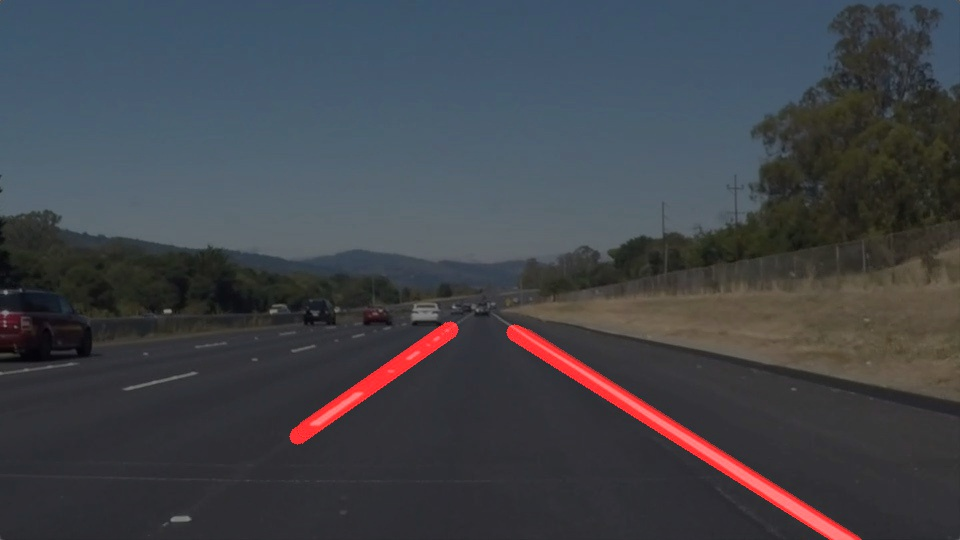
#> input picture CarND-LaneLines-P1/test_images/solidWhiteRight.jpg, 960 x 540 px
$ jupyter execute --allow-errors P1.ipynb   (shell and % lines are left out)   (older library calls are emulated)
#> lines starting #> are read from the running program, lines starting #| are printed output that depends on the picture; after the words box and inside, x2 and y2 are one past the last pixel; in counts of white or black regions, pixels touching at a corner belong together
# **Finding Lane Lines on the Road**
***
In this project, you will use the tools you learned about in the lesson to identify lane lines on the road.  You can develop your pipeline on a series of individual images, and later apply the result to a video stream (really just a series of images). Check out the video clip "raw-lines-example.mp4" (also contained in this repository) to see what the output should look like after using the helper functions below.

Once you have a result that looks roughly like "raw-lines-example.mp4", you'll need to get creative and try to average and/or extrapolate the line segments you've detected to map out the full extent of the lane lines.  You can see an example of the result you're going for in the video "P1_example.mp4".  Ultimately, you would like to draw just one line for the left side of the lane, and one for the right.

---
Let's have a look at our first image called 'test_images/solidWhiteRight.jpg'.  Run the 2 cells below (hit Shift-Enter or the "play" button above) to display the image.

**Note** If, at any point, you encounter frozen display windows or other confounding issues, you can always start again with a clean slate by going to the "Kernel" menu above and selecting "Restart & Clear Output".

---

**The tools you have are color selection, region of interest selection, grayscaling, Gaussian smoothing, Canny Edge Detection and Hough Tranform line detection.  You  are also free to explore and try other techniques that were not presented in the lesson.  Your goal is piece together a pipeline to detect the line segments in the image, then average/extrapolate them and draw them onto the image for display (as below).  Once you have a working pipeline, try it out on the video stream below.**

---

<figure>

 <figcaption>
 <p></p>
 <p style="text-align: center;"> Your output should look something like this (above) after detecting line segments using the helper functions below </p>
 </figcaption>
</figure>
 <p></p>
<figure>

 <figcaption>
 <p></p>
 <p style="text-align: center;"> Your goal is to connect/average/extrapolate line segments to get output like this</p>
 </figcaption>
</figure>

[cell 1]
#importing some useful packages
import matplotlib.pyplot as plt
import matplotlib.image as mpimg
import numpy as np
import cv2

[cell 2]
#reading in an image
image = mpimg.imread('test_images/solidWhiteRight.jpg')
#> image is the input picture: shape (540, 960, 3); mean R, G, B 65.5, 67.8, 73.6
#printing out some stats and plotting
print('This image is:', type(image), 'with dimesions:', image.shape)
#| This image is: <class 'numpy.ndarray'> with dimesions: (540, 960, 3)
plt.imshow(image)  #call as plt.imshow(gray, cmap='gray') to show a grayscaled image

**Some OpenCV functions (beyond those introduced in the lesson) that might be useful for this project are:**

`cv2.inRange()` for color selection
`cv2.fillPoly()` for regions selection
`cv2.line()` to draw lines on an image given endpoints
`cv2.addWeighted()` to coadd / overlay two images
`cv2.cvtColor()` to grayscale or change color
`cv2.imwrite()` to output images to file
`cv2.bitwise_and()` to apply a mask to an image

**Check out the OpenCV documentation to learn about these and discover even more awesome functionality!**

Below are some helper functions to help get you started. They should look familiar from the lesson!

[cell 3]
import math

def grayscale(img):
    """Applies the Grayscale transform
    This will return an image with only one color channel
    but NOTE: to see the returned image as grayscale
    you should call plt.imshow(gray, cmap='gray')"""
    return cv2.cvtColor(img, cv2.COLOR_RGB2GRAY)
    # Or use BGR2GRAY if you read an image with cv2.imread()
    # return cv2.cvtColor(img, cv2.COLOR_BGR2GRAY)

def canny(img, low_threshold, high_threshold):
    """Applies the Canny transform"""
    return cv2.Canny(img, low_threshold, high_threshold)

def gaussian_blur(img, kernel_size):
    """Applies a Gaussian Noise kernel"""
    return cv2.GaussianBlur(img, (kernel_size, kernel_size), 0)

def region_of_interest(img, vertices):
    """
    Applies an image mask.

    Only keeps the region of the image defined by the polygon
    formed from `vertices`. The rest of the image is set to black.
    """
    #defining a blank mask to start with
    mask = np.zeros_like(img)

    #defining a 3 channel or 1 channel color to fill the mask with depending on the input image
    if len(img.shape) > 2:
        channel_count = img.shape[2]  # i.e. 3 or 4 depending on your image
        ignore_mask_color = (255,) * channel_count
    else:
        ignore_mask_color = 255

    #filling pixels inside the polygon defined by "vertices" with the fill color
    cv2.fillPoly(mask, vertices, ignore_mask_color)

    #returning the image only where mask pixels are nonzero
    masked_image = cv2.bitwise_and(img, mask)
    return masked_image


# [47 lines left out: functions draw_lines, hough_lines, weighted_img, not called in this run]

## Test on Images

Now you should build your pipeline to work on the images in the directory "test_images"
**You should make sure your pipeline works well on these images before you try the videos.**

[cell 4]
import os
os.listdir("test_images/")

run your solution on all test_images and make copies into the test_images directory).

[cell 5]
def lineLinearRegression(lines):
    lines =lines.T
    x = np.hstack((lines[0],lines[2]))
    once1 = np.ones(len(x[0],),dtype=np.int)
    x1 = np.vstack([x , once1]).T
    y = np.hstack((lines[1],lines[3])).T
    w = np.linalg.lstsq(x1,y)[0]
    y1 = (x*w[0]+w[1])[0]
    return np.amin(x[0]),int(np.amin(y1)), np.amax(x[0]),int(np.amax(y1))

[cell 6]
# TODO: Build your pipeline that will draw lane lines on the test_images
# then save them to the test_images directory.
def imageProcess(realImage):
    img = canny(gaussian_blur(grayscale(realImage),5),5,150)
    ims = img.shape #(540, 960, 3)
    line_img = np.zeros((img.shape[0], img.shape[1], 3), dtype=np.uint8)

    vertices = np.array([[(100,ims[0]),((1-.625)*ims[1], .625*ims[0]), (ims[1]/2, .625*ims[0]), (ims[1]/2,ims[0])]], dtype=np.int32)
    imgLeft = region_of_interest(img, vertices)
    linesLeft = cv2.HoughLinesP(imgLeft, 2, np.pi/180, 50, np.array([]), minLineLength=50,
                                    maxLineGap=50)
    minx,miny, maxx,maxy =lineLinearRegression(linesLeft)
    cv2.line(line_img, (minx,maxy), (maxx,miny), [255, 0, 0], 15)

    verticesRight = np.array([[(ims[1]/2,ims[0]),(ims[1]/2, .625*ims[0]), (.625*ims[1], .625*ims[0]), (ims[1],ims[0])]], dtype=np.int32)
    imgRight = region_of_interest(img, verticesRight)
    linesRight = cv2.HoughLinesP(imgRight, 2, np.pi/180, 50, np.array([]), minLineLength=50,
                                    maxLineGap=50)
    minx,miny, maxx,maxy =lineLinearRegression(linesRight)
    cv2.line(line_img, (maxx,maxy), (minx,miny), [255, 0, 0], 15)
    return (cv2.addWeighted(realImage, alpha=0.8, src2=line_img, beta=1., gamma=0.))


for imageName in os.listdir("test_images/"):
    if(imageName.endswith(".jpg")):
        inputImage = mpimg.imread (os.path.join("test_images/"+imageName))
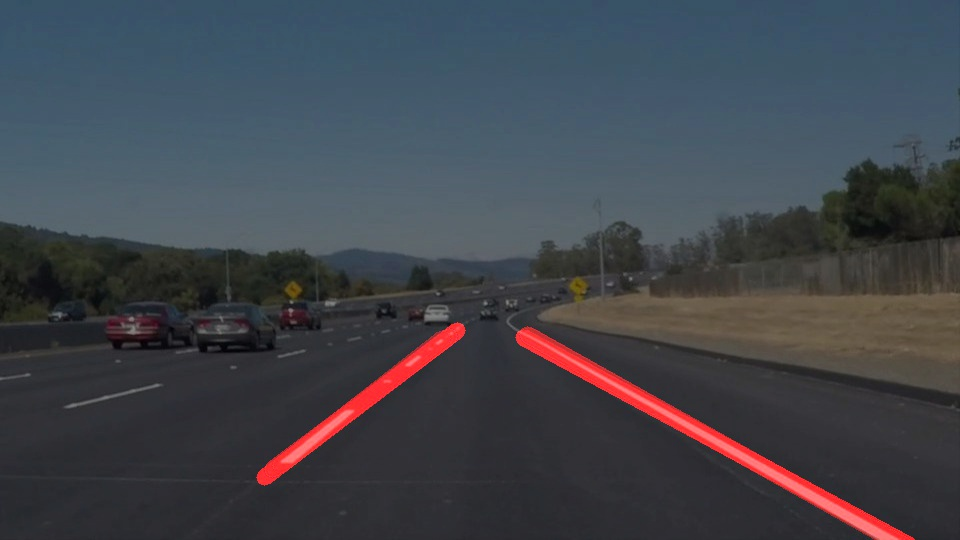
#> input picture CarND-LaneLines-P1/test_images/solidWhiteCurve.jpg, 960 x 540 px
#> inputImage is the input picture: shape (540, 960, 3); mean R, G, B 65.3, 68.8, 75.9
        processedImage = imageProcess(inputImage)
#> in grayscale, `return cv2.cvtColor(img, cv2.COLOR_RGB2GRAY)`:
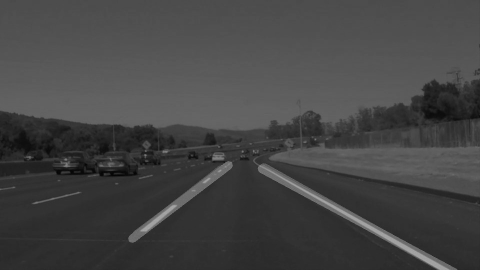
#> returned value: shape (540, 960) (shown at 1/2 size); min 3, max 170, mean 68.6
#> in canny, `return cv2.Canny(img, low_threshold, high_threshold)`:
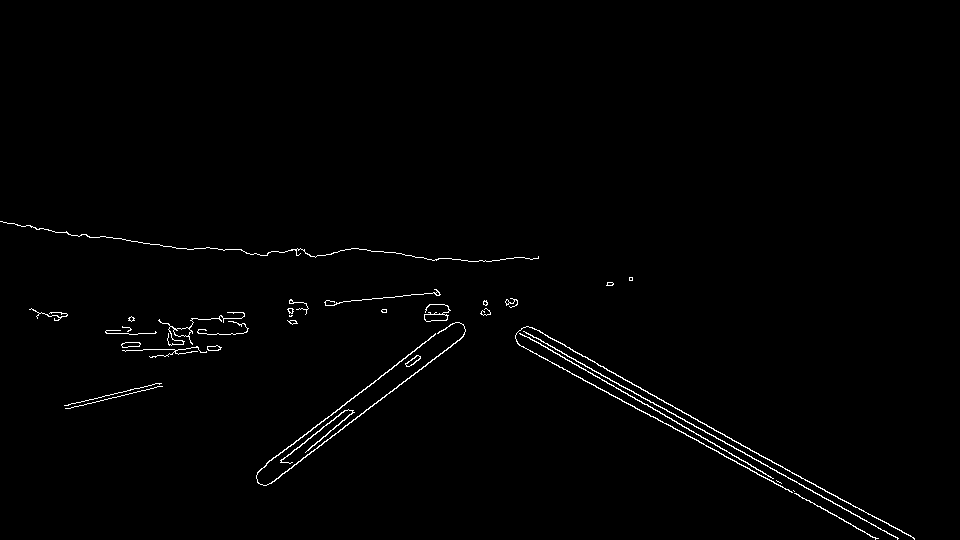
#> returned value: shape (540, 960); 0.99% white in thin lines or dots, all inside (x1, y1, x2, y2) = (0, 221, 915, 540)
#> in region_of_interest, `masked_image = cv2.bitwise_and(img, mask)`:
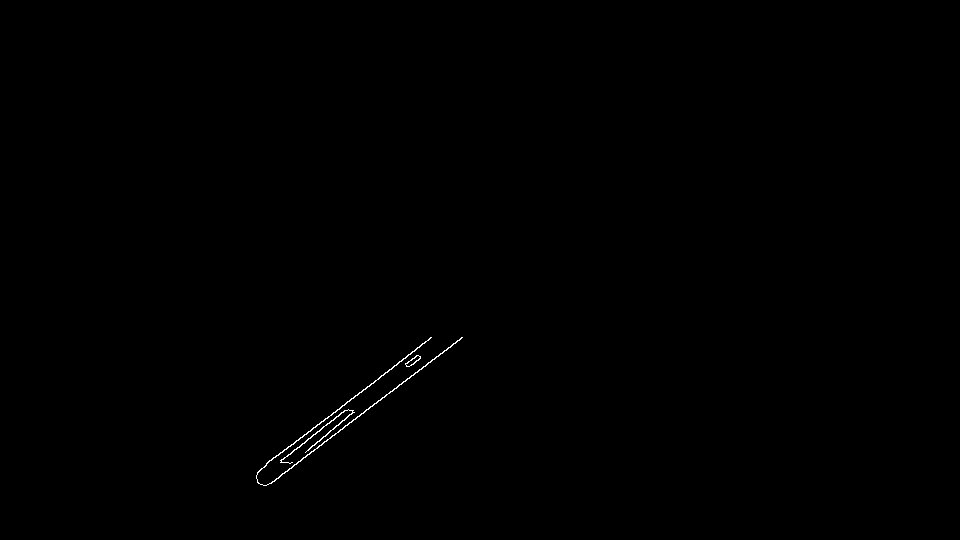
#> masked_image: shape (540, 960); 0.18% white in thin lines or dots, all inside (x1, y1, x2, y2) = (256, 337, 463, 486)
#> in imageProcess, `linesLeft = cv2.HoughLinesP(imgLeft, 2, np.pi/180, 50, np.array([]), m..`: linesLeft = [[268, 484, 459, 340], [257, 472, 430, 337], [280, 460, 344, 410], [265, 485, 352, 412], [266, 463, 428, 340], [399, 384, 461, 338]]
#> in lineLinearRegression, `lines =lines.T`: lines = [[268, 257, 280, 265, 266, 399], [484, 472, 460, 485, 463, 384], [459, 430, 344, 352, 428, 461], [340, 337, 410, 412, 340, 338]]
#> in lineLinearRegression, `once1 = np.ones(len(x[0],),dtype=np.int)`: once1 = [1, 1, 1, 1, 1, 1, 1, 1, 1, 1, 1, 1]
#> in lineLinearRegression, `x1 = np.vstack([x , once1]).T`: x1 = [[268, 1], [257, 1], [280, 1], [265, 1], [266, 1], [399, 1], [459, 1], [430, 1], [344, 1], [352, 1], [428, 1], [461, 1]]
#> in lineLinearRegression, `y = np.hstack((lines[1],lines[3])).T`: y = [484, 472, 460, 485, 463, 384, 340, 337, 410, 412, 340, 338]
#> in lineLinearRegression, `w = np.linalg.lstsq(x1,y)[0]`: w = [-0.738, 669.2]
#> in lineLinearRegression, `y1 = (x*w[0]+w[1])[0]`: y1 = [471.5, 479.6, 462.6, 473.7, 472.9, 374.8, 330.5, 351.9, 415.4, 409.5, 353.4, 329.1]
#> in imageProcess, `minx,miny, maxx,maxy =lineLinearRegression(linesLeft)`: minx = 257; miny = 329; maxx = 461; maxy = 479
#> in region_of_interest (call 2), `cv2.fillPoly(mask, vertices, ignore_mask_color)`:
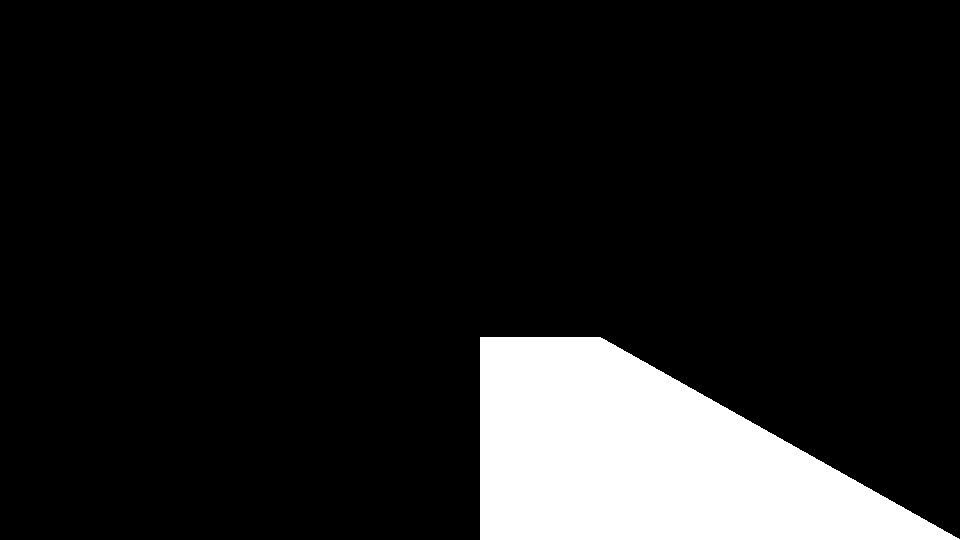
#> mask: shape (540, 960); 11.8% white; 1 white region, box (x1, y1, x2, y2) and area: (480, 337, 960, 540) 61080
#> in region_of_interest (call 2), `masked_image = cv2.bitwise_and(img, mask)`:
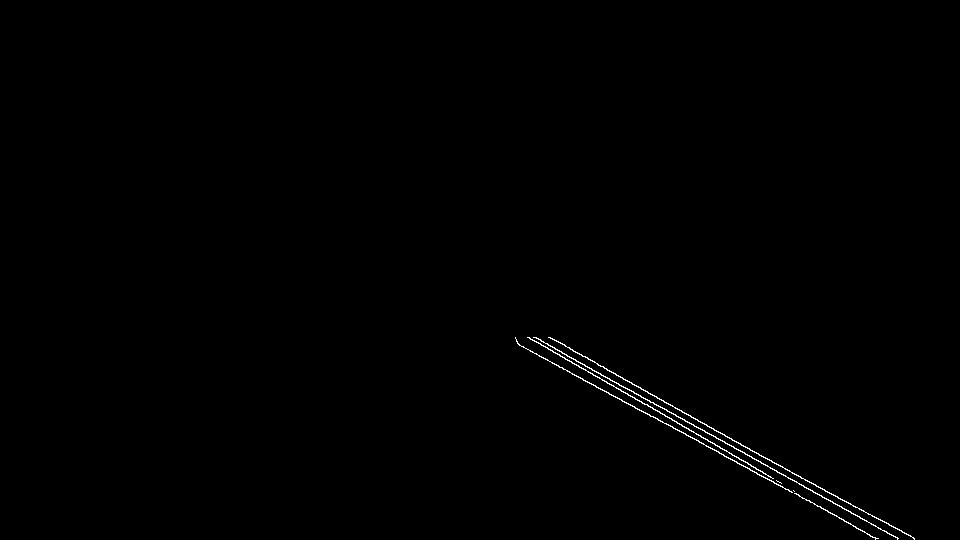
#> masked_image: shape (540, 960); 0.4% white in thin lines or dots, all inside (x1, y1, x2, y2) = (515, 337, 915, 540)
#> in imageProcess, `linesRight = cv2.HoughLinesP(imgRight, 2, np.pi/180, 50, np.array([]),..`: linesRight = 15 rows, first 6: [534, 337, 897, 538], [527, 337, 607, 383], [539, 356, 827, 510], [813, 483, 914, 539], [732, 455, 875, 538], [552, 338, 666, 403]
#> in imageProcess, `minx,miny, maxx,maxy =lineLinearRegression(linesRight)`: minx = 518; miny = 332; maxx = 914; maxy = 546
#> in imageProcess, `cv2.line(line_img, (maxx,maxy), (minx,miny), [255, 0, 0], 15)`:
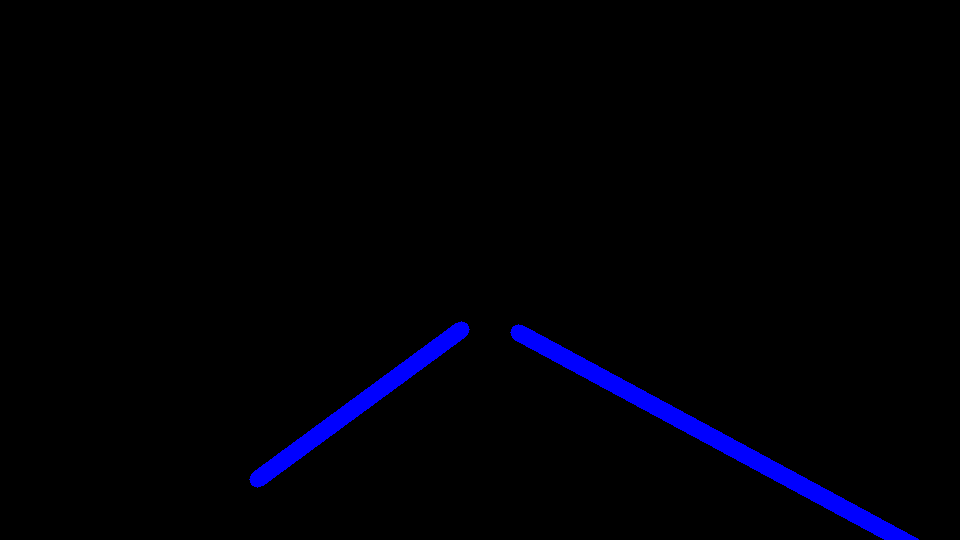
#> line_img: shape (540, 960, 3); mean of channels 0, 1, 2 5.9, 0, 0; drawn as B, G, R
#> in imageProcess, `return (cv2.addWeighted(realImage, alpha=0.8, src2=line_img, beta=1., ..`:
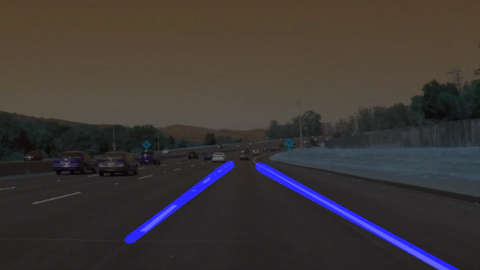
#> returned value: shape (540, 960, 3) (shown at 1/2 size); mean of channels 0, 1, 2 53.8, 55.1, 60.7; drawn as B, G, R
        plt.imshow(processedImage)
        mpimg.imsave(os.path.join("test_images/"+imageName), processedImage)
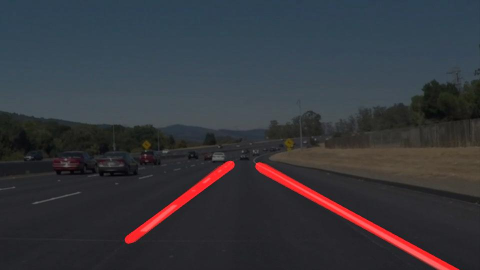
#> saved as solidWhiteCurve.jpg: shape (540, 960, 3) (shown at 1/2 size); mean R, G, B 53.8, 55, 60.9
#> pass 3 of the loop `for imageName in os.listdir("test_images/"):`:
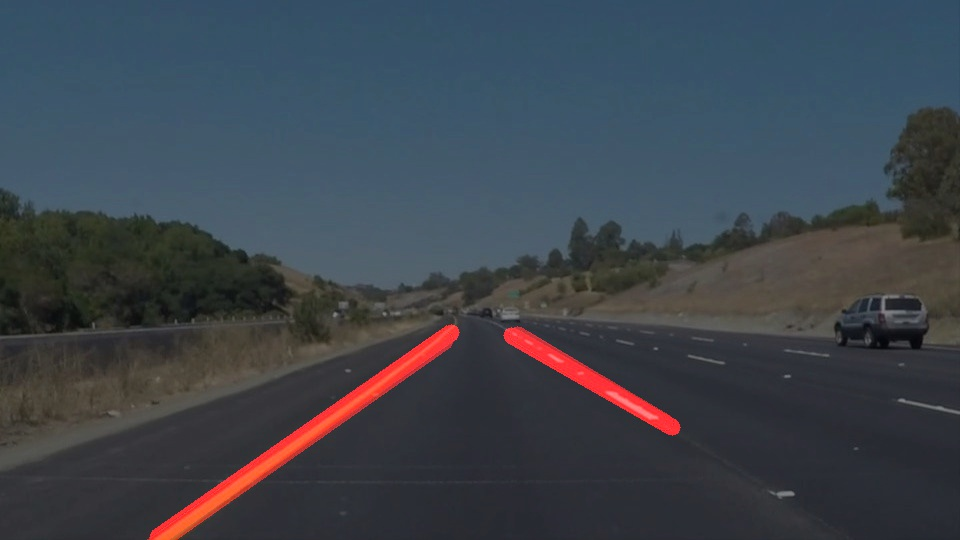
#> input picture CarND-LaneLines-P1/test_images/solidYellowCurve.jpg, 960 x 540 px
#> inputImage is the input picture: shape (540, 960, 3); mean R, G, B 61.6, 68.2, 76.4
#> in region_of_interest (call 6), `masked_image = cv2.bitwise_and(img, mask)`:
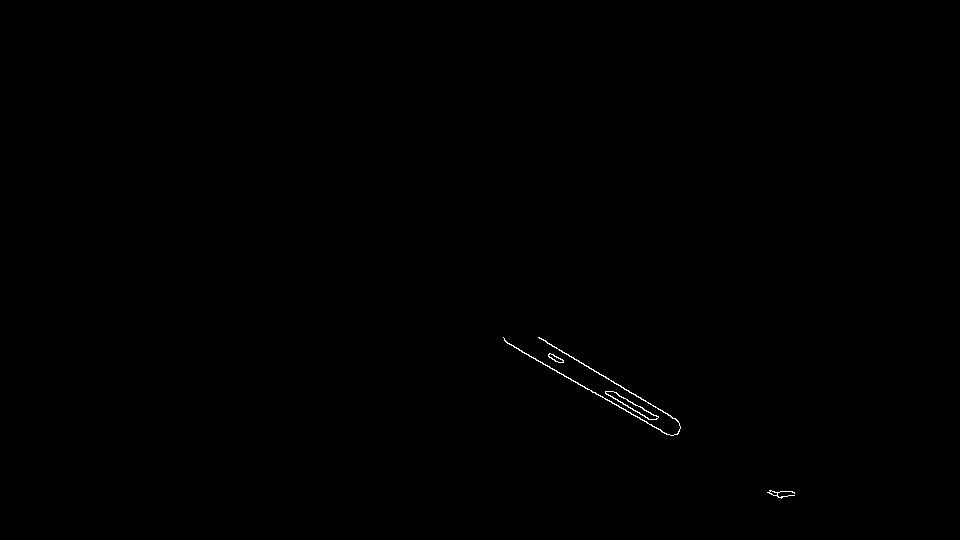
#> masked_image: shape (540, 960); 0.15% white in thin lines or dots, all inside (x1, y1, x2, y2) = (503, 337, 795, 499)
#> `mpimg.imsave(os.path.join("test_images/"+imageName), processedImage)`:
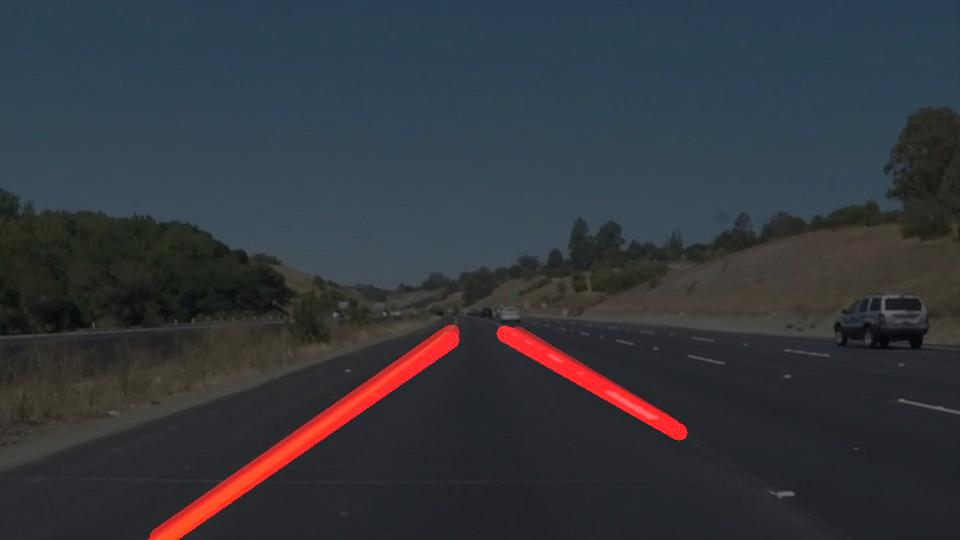
#> saved as solidYellowCurve.jpg: shape (540, 960, 3); mean R, G, B 50.9, 54.6, 60.9
